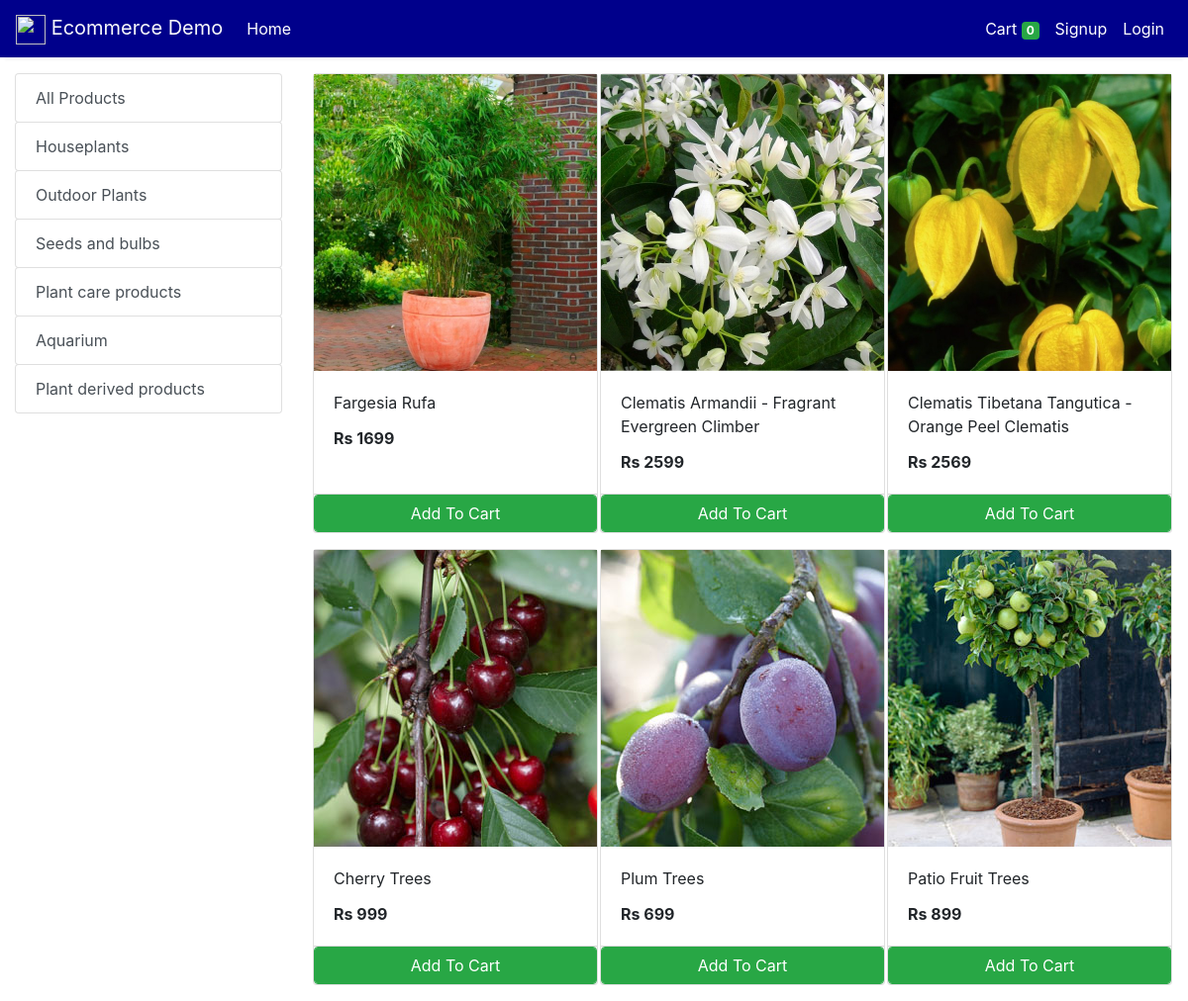
The page /store?category=34 on the database its author committed.
### store/models/category.py (models this page shows, shortened)
class Category(models.Model):
    name= models.CharField(max_length=50)
    @staticmethod
    def get_all_categories():
        return Category.objects.all()

### store/models/product.py (models this page shows, shortened)
class Products(models.Model):
    name = models.CharField(max_length=60)
    price= models.IntegerField(default=0)
    category= models.ForeignKey(Category,on_delete=models.CASCADE,default=1 )
    description= models.CharField(max_length=250, default='', blank=True, null= True)
    image= models.ImageField(upload_to='uploads/products/')
    @staticmethod
    def get_all_products_by_categoryid(category_id):
        if category_id:
            return Products.objects.filter (category=category_id)
        else:
            return Products.get_all_products();

### store/views/home.py (the view)
# urls.py: path('' , include('store.urls'))
def store(request):
    cart = request.session.get('cart')
    if not cart:
        request.session['cart'] = {}
    products = None
    categories = Category.get_all_categories()
    categoryID = request.GET.get('category')
    if categoryID:
        products = Products.get_all_products_by_categoryid(categoryID)
    else:
        products = Products.get_all_products();
    data = {}
    data['products'] = products
    data['categories'] = categories
    print('you are : ', request.session.get('email'))
    return render(request, 'index.html', data)

### store/templatetags/cart.py (called while the page is built)
@register.filter (name='is_in_cart')
def is_in_cart(product, cart):
    keys = cart.keys ()
    for id in keys:
        if int (id) == product.id:
            return True
    return False;

### store/templatetags/custom_filter.py (called while the page is built)
@register.filter(name='currency')
def currency(number):
    return "Rs "+str(number)

### store/templates/index.html (shortened to what this page needs)
{% extends 'base.html' %}
{% block content %}
{% load cart %}
{% load custom_filter %}
<div class="container-fluid mt-3">
	<div class="row">
		<div class="col-lg-3 mx-auto">
			<div class="list-group">
				<a href="/" class="list-group-item list-group-item-action btn btn-outline-success">All Products</a>
				{% for category in categories %}
				<a href="/?category={{category.id}}"
					class="list-group-item list-group-item-action btn btn-outline-success ">{{category.name}}</a>
				{% endfor %}
			</div>
		</div>
		<div id='products' class="col-lg-9 mx-auto">
			<div class="row mx-auto">
				{% for product in products %}
				<div class="card mx-auto mb-3" id={{product.id}} style="width: 18rem;">
					<img class="img-fluid" style="height: 300px; object-fit: cover;" src="{{product.image.url}}" alt="Card image cap">
					<div class="card-body">
						<p class="card-title">{{product.name}}</p>
						<p class="card-text"><b>{{product.price|currency}}</b></p>
					</div>
					<div class="card-footer p-0 no-gutters">
						{% if product|is_in_cart:request.session.cart %}
						<div class="row no-gutters">
							<form action="/#{{product.id}}" class="col-2 " method="post">
								{% csrf_token %}
								<input hidden type="text" name='product' value='{{product.id}}'>
								<input hidden type="text" name='remove' value='True'>
								<input type="submit" value=" - " class="btn btn-block btn-success border-right">
							</form>
							<div class="text-center col btn btn-success">{{product|cart_quantity:request.session.cart}} in Cart</div>
							<form action="/#{{product.id}}" class="col-2 " method="post">
								{% csrf_token %}
								<input hidden type="text" name='product' value='{{product.id}}'>
								<input type="submit" value=" + " class="btn btn-block btn-success border-left">
							</form>
						</div>
						{% else %}
						<form action="/#{{product.id}}" method="POST" class="btn-block">
							<input type="submit" class="float-right btn btn-success form-control"
								value="Add To Cart">
						</form>
						{% endif %}
					</div>
				</div>
				{% endfor %}
			</div>
		</div>
	</div>
</div>
{% endblock %}

### rows shown on the page
Category: name "Houseplants"
Category: name "Outdoor Plants"
Category: name "Seeds and bulbs"
Category: name "Plant care products"
Category: name "Aquarium"
Category: name "Plant derived products"
Products: image (picture), name "Fargesia Rufa", price "Rs 1699"
Products: image (picture), name "Clematis Armandii - Fragrant Evergreen Climber", price "Rs 2599"
Products: image (picture), name "Clematis Tibetana Tangutica - Orange Peel Clematis", price "Rs 2569"
Products: image (picture), name "Cherry Trees", price "Rs 999"
Products: image (picture), name "Plum Trees", price "Rs 699"
Products: image (picture), name "Patio Fruit Trees", price "Rs 899"

### other values the page prints
{{ request.session.cart.keys|length }} "0"
